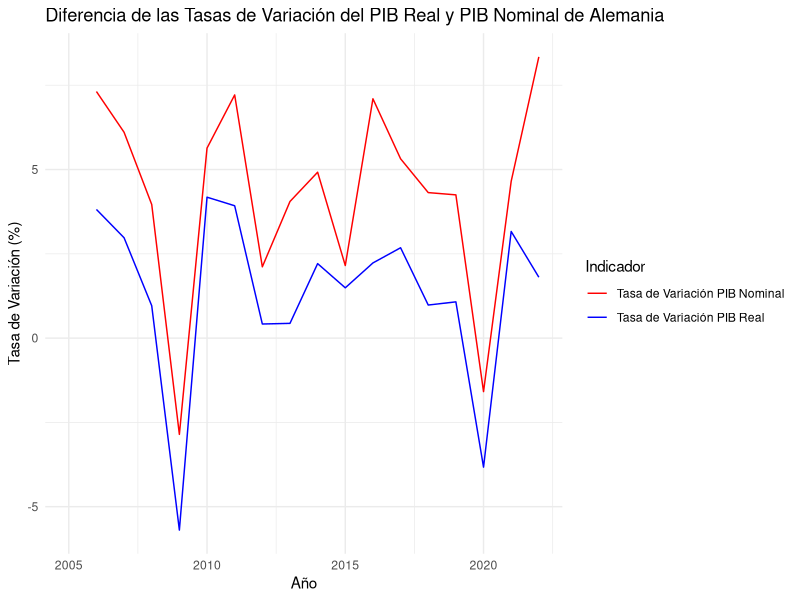
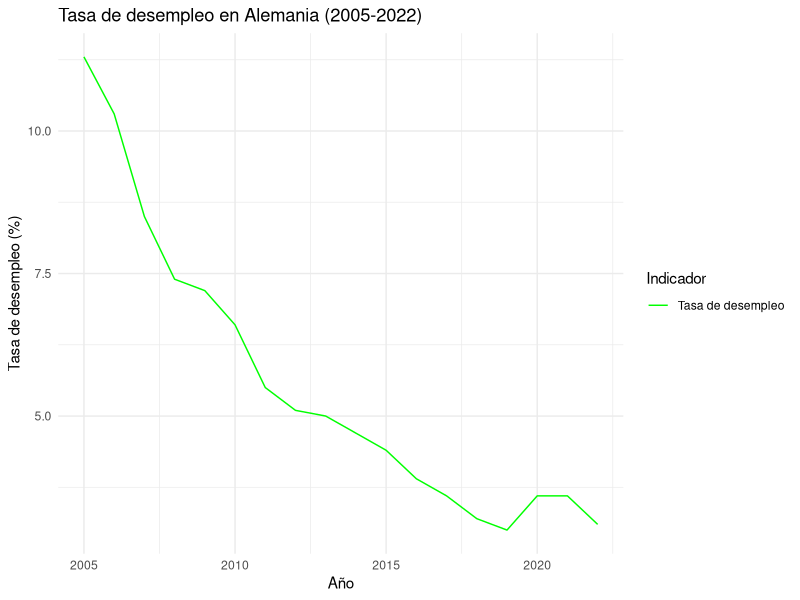
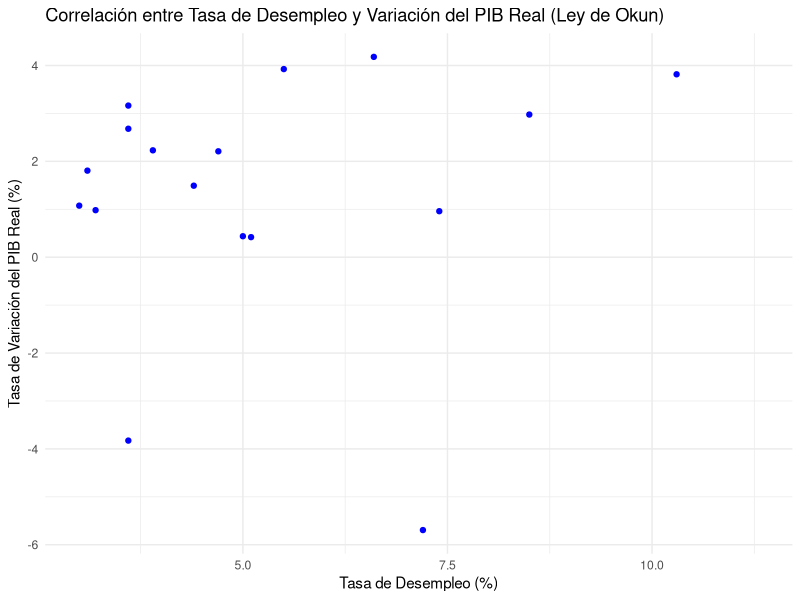
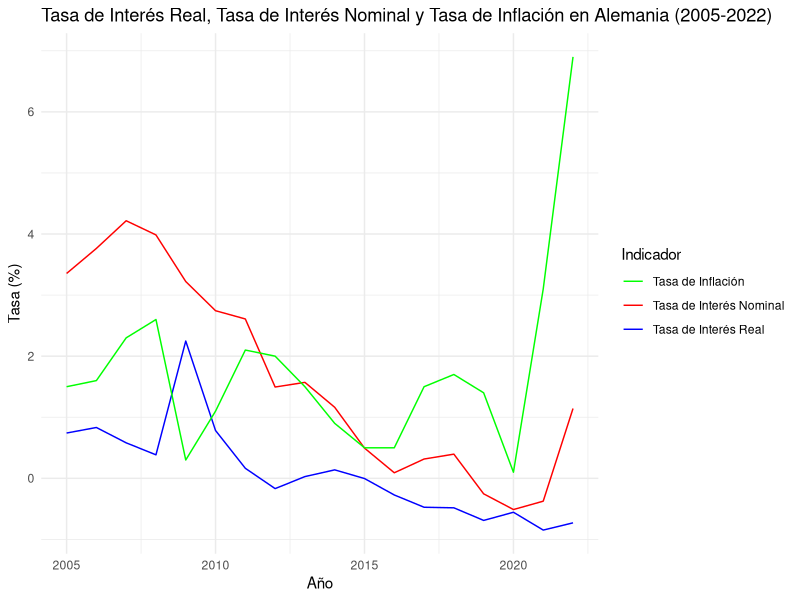

The R script that drew these images, in order:
## ---- chunk 1

## ---- chunk 2
# Cargar todas las librerías necesarias
library(readr)
library(dplyr)
library(knitr)
library(tidyverse)
library(ggplot2)
## ---- chunk 3
# Crear un dataframe con los datos proporcionados del PIB real de Alemania
data_pibreal <- data.frame(
  Año = c(2005, 2006, 2007, 2008, 2009, 2010, 2011, 2012, 2013, 2014, 2015, 2016, 2017, 2018, 2019, 2020, 2021, 2022),
  PIB_Real_Millones = c(
    3373000.7, 3501729.3, 3605956.7, 3640569.6, 3433281.5, 3576788.6, 3717184.5,
    3732740.8, 3749074.9, 3831912.4, 3889081.9, 3975808.4, 4082369.3, 4122426.8,
    4166762.3, 4007310.0, 4134094.1, 4208764.4
  )
)

# Mostrar el dataframe del PIB real de Alemania
print(data_pibreal)

# Calcular la tasa de variación del PIB real en porcentaje
tasa_variacion <- (data_pibreal$PIB_Real_Millones - lag(data_pibreal$PIB_Real_Millones)) / lag(data_pibreal$PIB_Real_Millones) * 100

# Crear un nuevo dataframe con la tasa de variación
data_tasa_variacion <- data.frame(
  Año = data_pibreal$Año,
  Tasa_Variacion_PIB_Real = tasa_variacion
)

# Mostrar el nuevo dataframe con la tasa de variación
print(data_tasa_variacion)
## ---- chunk 4
# Crear un dataframe con los datos proporcionados del PIB nominal de Alemania
data_pibnominal <- data.frame(
  Año = c(2005, 2006, 2007, 2008, 2009, 2010, 2011, 2012, 2013, 2014, 2015, 2016, 2017, 2018, 2019, 2020, 2021, 2022),
  PIB_Nominal_Millones = c(
    2622039.8, 2813824.9, 2985617.3, 3103958.2, 3015332.3, 3185267.9, 3415020.0,
    3487234.4, 3628559.3, 3807114.5, 3889081.9, 4165169.9, 4386729.2, 4576056.5,
    4770495.5, 4694786.2, 4913166.1, 5323008.1
  )
)

# Mostrar el dataframe del PIB nominal de Alemania
print(data_pibnominal)

# Calcular la tasa de variación del PIB nominal de Alemania
data_pibnominal$Tasa_Variacion <- c(NA, diff(data_pibnominal$PIB_Nominal_Millones) / data_pibnominal$PIB_Nominal_Millones[-length(data_pibnominal$PIB_Nominal_Millones)] * 100)

# Mostrar el dataframe del PIB nominal de Alemania con la tasa de variación
print(data_pibnominal)
## ---- chunk 5
# Cargar la biblioteca ggplot2 para crear gráficos
library(ggplot2)

# Combina los dataframes de la tasa de variación del PIB real y del PIB nominal por el año
combined_data <- merge(data_tasa_variacion, data_pibnominal, by = "Año")

# Crea un gráfico de líneas agrupado con la diferencia de las tasas de variación en diferentes colores
ggplot(combined_data, aes(x = Año)) +
  geom_line(aes(y = Tasa_Variacion_PIB_Real, color = "Tasa de Variación PIB Real")) +
  geom_line(aes(y = Tasa_Variacion, color = "Tasa de Variación PIB Nominal")) +
  labs(
    title = "Diferencia de las Tasas de Variación del PIB Real y PIB Nominal de Alemania",
    x = "Año",
    y = "Tasa de Variación (%)",
    color = "Indicador"
  ) +
  scale_color_manual(values = c("Tasa de Variación PIB Real" = "blue", "Tasa de Variación PIB Nominal" = "red")) +
  theme_minimal()
## ---- chunk 6
# Cargar la librería necesaria
library(dplyr)
# Crear un dataframe con los datos
data_desempleados <- data.frame(
  Time = c(2005, 2006, 2007, 2008, 2009, 2010, 2011, 2012, 2013, 2014, 2015, 2016, 2017, 2018, 2019, 2020, 2021, 2022),
  Country = "Germany",
  Unit = "Percentage",
  UnemploymentRate = c(11.3, 10.3, 8.5, 7.4, 7.2, 6.6, 5.5, 5.1, 5.0, 4.7, 4.4, 3.9, 3.6, 3.2, 3.0, 3.6, 3.6, 3.1)
)
# Imprimir el dataframe
print(data_desempleados)
# Cargar la librería ggplot2
library(ggplot2)
# Crear un gráfico de líneas
ggplot(data_desempleados, aes(x = Time, y = UnemploymentRate)) +
  geom_line(aes(color = "Tasa de desempleo")) +
  labs(
    title = "Tasa de desempleo en Alemania (2005-2022)",
    x = "Año",
    y = "Tasa de desempleo (%)",
    color = "Indicador"
  ) +
  scale_color_manual(values = c("Tasa de desempleo" = "green")) +
  theme_minimal()
## ---- chunk 7
# Calcular la correlación entre las tasas de desempleo y variación del PIB real de forma numérica
correlation <- as.numeric(cor(data_desempleados$UnemploymentRate, data_tasa_variacion$Tasa_Variacion_PIB_Real))

# Imprimir la correlación de forma numérica
print(correlation)

# Crear un gráfico de dispersión
ggplot(data = data.frame(UnemploymentRate = data_desempleados$UnemploymentRate, Tasa_Variacion_PIB_Real = data_tasa_variacion$Tasa_Variacion_PIB_Real)) +
  geom_point(aes(x = UnemploymentRate, y = Tasa_Variacion_PIB_Real), color = "blue") +
  labs(
    title = "Correlación entre Tasa de Desempleo y Variación del PIB Real (Ley de Okun)",
    x = "Tasa de Desempleo (%)",
    y = "Tasa de Variación del PIB Real (%)"
  ) +
  annotate("text", x = max(data_desempleados$UnemploymentRate), y = min(data_tasa_variacion$Tasa_Variacion_PIB_Real), 
           label = paste("Correlación:", round(correlation, 2)), hjust = 1, vjust = -1) +
  theme_minimal()
## ---- chunk 8
# Instalar librerías necesarias
library(dplyr)

# Crear un dataframe con los datos del tipo de interés nominal de Alemania
tasa_de_interes <- data.frame(
  Time = c(2005, 2006, 2007, 2008, 2009, 2010, 2011, 2012, 2013, 2014, 2015, 2016, 2017, 2018, 2019, 2020, 2021, 2022),
  Country = "Germany",
  Type = "Information on item",
  TasadeInteres = c(3.354, 3.764, 4.217, 3.985, 3.222, 2.744, 2.609, 1.495, 1.571, 1.163, 0.495, 0.091, 0.316, 0.396, -0.254, -0.511, -0.374, 1.143)
)

# Crear un dataframe con los datos de la tasa de inflación de Alemania
tasa_de_inflacion <- data.frame(
  Time = c(2005, 2006, 2007, 2008, 2009, 2010, 2011, 2012, 2013, 2014, 2015, 2016, 2017, 2018, 2019, 2020, 2021, 2022),
  Country = rep("Germany", 18),
  Type = rep("Information on item", 18),
  TasadeInflacion = c(1.5, 1.6, 2.3, 2.6, 0.3, 1.1, 2.1, 2.0, 1.5, 0.9, 0.5, 0.5, 1.5, 1.7, 1.4, 0.1, 3.1, 6.9)
)

# Calcular el tipo de interés real para Alemania
tasa_de_interes_real <- tasa_de_interes %>%
  left_join(tasa_de_inflacion, by = c("Time", "Country", "Type")) %>%
  mutate(InteresReal = (TasadeInteres - TasadeInflacion) / (1 + TasadeInflacion))

# Imprimir el resultado
print(tasa_de_interes_real)

# Crear un gráfico de líneas representando la tasa de interés real, la tasa de interés nominal y la tasa de inflación
ggplot(tasa_de_interes_real, aes(x = Time)) +
  geom_line(aes(y = InteresReal, color = "Tasa de Interés Real")) +
  geom_line(aes(y = TasadeInteres, color = "Tasa de Interés Nominal")) +
  geom_line(aes(y = TasadeInflacion, color = "Tasa de Inflación")) +
  labs(
    title = "Tasa de Interés Real, Tasa de Interés Nominal y Tasa de Inflación en Alemania (2005-2022)",
    x = "Año",
    y = "Tasa (%)",
    color = "Indicador"
  ) +
  scale_color_manual(values = c("Tasa de Interés Real" = "blue", "Tasa de Interés Nominal" = "red", "Tasa de Inflación" = "green")) +
  theme_minimal()
